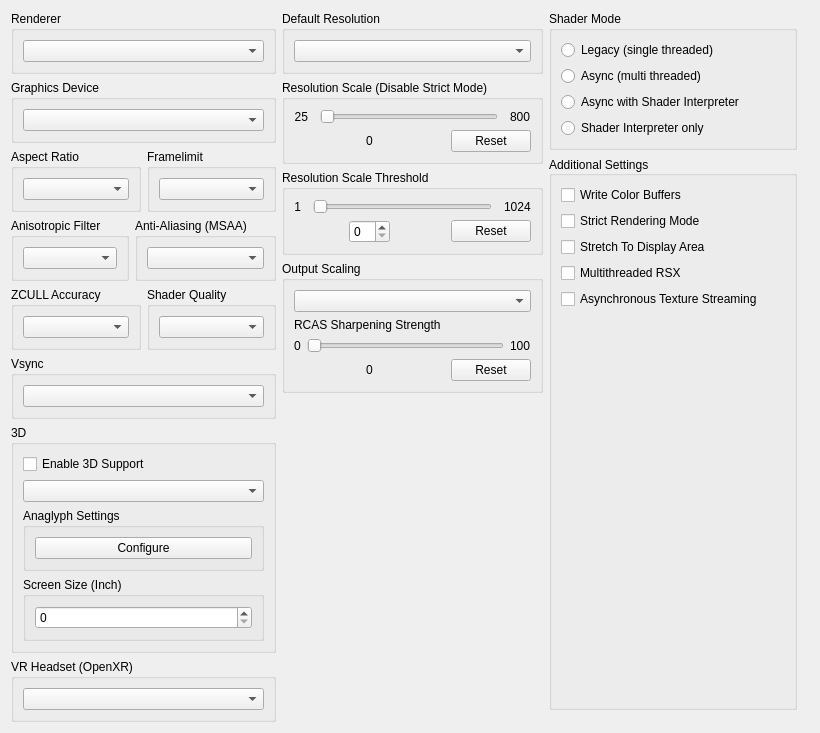
         <widget class="QWidget" name="gpuTabScrollContents">
          <property name="geometry">
           <rect>
            <x>0</x>
            <y>0</y>
            <width>820</width>
            <height>688</height>
           </rect>
          </property>
          <layout class="QVBoxLayout" name="gpuTabScrollContentsLayout">
           <item>
            <layout class="QHBoxLayout" name="gpuTabLayout" stretch="1,1,1">
             <item>
              <layout class="QVBoxLayout" name="gpuTabLayoutLeft">
               <item>
                <widget class="QGroupBox" name="gb_renderer">
                 <property name="title">
                  <string>Renderer</string>
                 </property>
                 <layout class="QVBoxLayout" name="gb_renderer_layout">
                  <item>
                   <widget class="QComboBox" name="renderBox"/>
                  </item>
                 </layout>
                </widget>
               </item>
               <item>
                <widget class="QGroupBox" name="gb_graphicsAdapter">
                 <property name="title">
                  <string>Graphics Device</string>
                 </property>
                 <layout class="QVBoxLayout" name="gb_graphicsAdapter_layout">
                  <item>
                   <widget class="QComboBox" name="graphicsAdapterBox"/>
                  </item>
                 </layout>
                </widget>
               </item>
               <item>
                <widget class="QWidget" name="widget_gpu_top" native="true">
                 <layout class="QHBoxLayout" name="widget_gpu_top_layout" stretch="1,1">
                  <property name="leftMargin">
                   <number>0</number>
                  </property>
                  <property name="topMargin">
                   <number>0</number>
                  </property>
                  <property name="rightMargin">
                   <number>0</number>
                  </property>
                  <property name="bottomMargin">
                   <number>0</number>
                  </property>
                  <item>
                   <widget class="QGroupBox" name="gb_aspectRatio">
                    <property name="title">
                     <string>Aspect Ratio</string>
                    </property>
                    <layout class="QVBoxLayout" name="gb_aspectRatio_layout">
                     <item>
                      <widget class="QComboBox" name="aspectBox"/>
                     </item>
                    </layout>
                   </widget>
                  </item>
                  <item>
                   <widget class="QGroupBox" name="gb_frameLimit">
                    <property name="title">
                     <string>Framelimit</string>
                    </property>
                    <layout class="QVBoxLayout" name="gb_frameLimit_layout">
                     <item>
                      <widget class="QComboBox" name="frameLimitBox"/>
                     </item>
                    </layout>
                   </widget>
                  </item>
                 </layout>
                </widget>
               </item>
               <item>
                <widget class="QWidget" name="widget_gpu_bottom" native="true">
                 <layout class="QHBoxLayout" name="widget_gpu_bottom_layout" stretch="1,1">
                  <property name="leftMargin">
                   <number>0</number>
                  </property>
                  <property name="topMargin">
                   <number>0</number>
                  </property>
                  <property name="rightMargin">
                   <number>0</number>
                  </property>
                  <property name="bottomMargin">
                   <number>0</number>
                  </property>
                  <item>
                   <widget class="QGroupBox" name="gb_anisotropicFilter">
                    <property name="title">
                     <string>Anisotropic Filter</string>
                    </property>
                    <layout class="QVBoxLayout" name="gb_anisotropicFilter_layout">
                     <item>
                      <widget class="QComboBox" name="anisotropicFilterOverride"/>
                     </item>
                    </layout>
                   </widget>
                  </item>
                  <item>
                   <widget class="QGroupBox" name="gb_antiAliasing">
                    <property name="title">
                     <string>Anti-Aliasing (MSAA)</string>
                    </property>
                    <layout class="QVBoxLayout" name="gb_antiAliasing_layout">
                     <item>
                      <widget class="QComboBox" name="antiAliasing"/>
                     </item>
                    </layout>
                   </widget>
                  </item>
                 </layout>
                </widget>
               </item>
               <item>
                <widget class="QWidget" name="widget_gpu_3" native="true">
                 <layout class="QHBoxLayout" name="widget_gpu_3_layout" stretch="1,1">
                  <property name="leftMargin">
                   <number>0</number>
                  </property>
                  <property name="topMargin">
                   <number>0</number>
                  </property>
                  <property name="rightMargin">
                   <number>0</number>
                  </property>
                  <property name="bottomMargin">
                   <number>0</number>
                  </property>
                  <item>
                   <widget class="QGroupBox" name="gbZCULL">
                    <property name="title">
                     <string>ZCULL Accuracy</string>
                    </property>
                    <layout class="QVBoxLayout" name="gbZCULL_layout">
                     <item>
                      <widget class="QComboBox" name="zcullPrecisionMode"/>
                     </item>
                    </layout>
                   </widget>
                  </item>
                  <item>
                   <widget class="QGroupBox" name="gbShaderPrecision">
                    <property name="title">
                     <string>Shader Quality</string>
                    </property>
                    <layout class="QVBoxLayout" name="gbShaderPrecision_layout">
                     <item>
                      <widget class="QComboBox" name="shaderPrecision"/>
                     </item>
                    </layout>
                   </widget>
                  </item>
                 </layout>
                </widget>
               </item>
               <item>
                <widget class="QWidget" name="widget_gpu_4" native="true">
                 <layout class="QHBoxLayout" name="widget_gpu_4_layout" stretch="1">
                  <property name="leftMargin">
                   <number>0</number>
                  </property>
                  <property name="topMargin">
                   <number>0</number>
                  </property>
                  <property name="rightMargin">
                   <number>0</number>
                  </property>
                  <property name="bottomMargin">
                   <number>0</number>
                  </property>
                  <item>
                   <widget class="QGroupBox" name="gbVsync">
                    <property name="title">
                     <string>Vsync</string>
                    </property>
                    <layout class="QVBoxLayout" name="gbVsync_layout">
                     <item>
                      <widget class="QComboBox" name="vsyncMode"/>
                     </item>
                    </layout>
                   </widget>
                  </item>
                 </layout>
                </widget>
               </item>
               <item>
                <widget class="QGroupBox" name="gb_stereo">
                 <property name="title">
                  <string>3D</string>
                 </property>
                 <layout class="QVBoxLayout" name="gb_stereo_layout">
                  <item>
                   <widget class="QCheckBox" name="stereoRenderEnabled">
                    <property name="text">
                     <string>Enable 3D Support</string>
                    </property>
                   </widget>
                  </item>
                  <item>
                   <widget class="QComboBox" name="stereoRenderMode"/>
                  </item>
                  <item>
                   <widget class="QGroupBox" name="gb_anaglyph_settings">
                    <property name="title">
                     <string>Anaglyph Settings</string>
                    </property>
                    <layout class="QHBoxLayout" name="layout_gb_anaglyph_settings">
                     <item>
                      <widget class="QPushButton" name="pb_anaglyph_settings">
                       <property name="text">
                        <string>Configure</string>
                       </property>
                      </widget>
                     </item>
                    </layout>
                   </widget>
                  </item>
                  <item>
                   <widget class="QGroupBox" name="gb_screen_size">
                    <property name="title">
                     <string>Screen Size (Inch)</string>
                    </property>
                    <layout class="QVBoxLayout" name="layout_gb_screen_size">
                     <item>
                      <widget class="QSpinBox" name="sb_screen_size"/>
                     </item>
                    </layout>
                   </widget>
                  </item>
                 </layout>
                </widget>
               </item>
               <item>
                <widget class="QGroupBox" name="gb_openxr_render_mode">
                 <property name="title">
                  <string>VR Headset (OpenXR)</string>
                 </property>
                 <layout class="QVBoxLayout" name="gb_openxr_render_mode_layout">
                  <item>
                   <widget class="QComboBox" name="openxrRenderMode"/>
                  </item>
                 </layout>
                </widget>
               </item>
               <item>
                <spacer name="gpu_tab_layout_right_spacer">
                 <property name="orientation">
                  <enum>Qt::Orientation::Vertical</enum>
                 </property>
                 <property name="sizeType">
                  <enum>QSizePolicy::Policy::MinimumExpanding</enum>
                 </property>
                 <property name="sizeHint" stdset="0">
                  <size>
                   <width>0</width>
                   <height>0</height>
                  </size>
                 </property>
                </spacer>
               </item>
              </layout>
             </item>
             <item>
              <layout class="QVBoxLayout" name="gpuTabLayoutMiddle">
               <item>
                <widget class="QGroupBox" name="gb_default_resolution">
                 <property name="title">
                  <string>Default Resolution</string>
                 </property>
                 <layout class="QVBoxLayout" name="gb_default_resolution_layout">
                  <item>
                   <widget class="QComboBox" name="resBox"/>
                  </item>
                 </layout>
                </widget>
               </item>
               <item>
                <layout class="QVBoxLayout" name="layout_resolution_scale">
                 <property name="spacing">
                  <number>6</number>
                 </property>
                 <property name="leftMargin">
                  <number>0</number>
                 </property>
                 <item>
                  <widget class="QGroupBox" name="gb_resolutionScale">
                   <property name="title">
                    <string>Resolution Scale (Disable Strict Mode)</string>
                   </property>
                   <layout class="QVBoxLayout" name="gb_resolutionScale_layout">
                    <item>
                     <widget class="QWidget" name="resolutionScaleLayoutTop" native="true">
                      <layout class="QHBoxLayout" name="horizontalLayout_23" stretch="0,1,0">
                       <property name="spacing">
                        <number>12</number>
                       </property>
                       <property name="leftMargin">
                        <number>0</number>
                       </property>
                       <property name="topMargin">
                        <number>0</number>
                       </property>
                       <property name="rightMargin">
                        <number>0</number>
                       </property>
                       <property name="bottomMargin">
                        <number>0</number>
                       </property>
                       <item>
                        <widget class="QLabel" name="resolutionScaleMin">
                         <property name="text">
                          <string>25</string>
                         </property>
                         <property name="alignment">
                          <set>Qt::AlignmentFlag::AlignRight|Qt::AlignmentFlag::AlignTrailing|Qt::AlignmentFlag::AlignVCenter</set>
                         </property>
                        </widget>
                       </item>
                       <item>
                        <widget class="QSlider" name="resolutionScale">
                         <property name="orientation">
                          <enum>Qt::Orientation::Horizontal</enum>
                         </property>
                        </widget>
                       </item>
                       <item>
                        <widget class="QLabel" name="resolutionScaleMax">
                         <property name="text">
                          <string>800</string>
                         </property>
                        </widget>
                       </item>
                      </layout>
                     </widget>
                    </item>
                    <item>
                     <layout class="QHBoxLayout" name="resolutionScaleLayoutBottom" stretch="1,0">
                      <item>
                       <widget class="QLabel" name="resolutionScaleVal">
                        <property name="text">
                         <string>0</string>
                        </property>
                        <property name="alignment">
                         <set>Qt::AlignmentFlag::AlignCenter</set>
                        </property>
                       </widget>
                      </item>
                      <item>
                       <widget class="QPushButton" name="resolutionScaleReset">
                        <property name="text">
                         <string>Reset</string>
                        </property>
                       </widget>
                      </item>
                     </layout>
                    </item>
                   </layout>
                  </widget>
                 </item>
                 <item>
                  <widget class="QGroupBox" name="gb_minimumScalableDimension">
                   <property name="title">
                    <string>Resolution Scale Threshold</string>
                   </property>
                   <layout class="QVBoxLayout" name="gb_minimumScalableDimension_layout">
                    <item>
                     <layout class="QHBoxLayout" name="minimumScalableDimensionLayoutTop" stretch="0,1,0">
                      <property name="spacing">
                       <number>12</number>
                      </property>
                      <item>
                       <widget class="QLabel" name="minimumScalableDimensionMin">
                        <property name="text">
                         <string>1</string>
                        </property>
                        <property name="alignment">
                         <set>Qt::AlignmentFlag::AlignRight|Qt::AlignmentFlag::AlignTrailing|Qt::AlignmentFlag::AlignVCenter</set>
                        </property>
                       </widget>
                      </item>
                      <item>
                       <widget class="QSlider" name="minimumScalableDimension">
                        <property name="orientation">
                         <enum>Qt::Orientation::Horizontal</enum>
                        </property>
                       </widget>
                      </item>
                      <item>
                       <widget class="QLabel" name="minimumScalableDimensionMax">
                        <property name="text">
                         <string>1024</string>
                        </property>
                       </widget>
                      </item>
                     </layout>
                    </item>
                    <item>
                     <layout class="QHBoxLayout" name="minimumScalableDimensionLayoutBottom" stretch="1,0">
                      <item alignment="Qt::AlignmentFlag::AlignHCenter">
                       <widget class="QSpinBox" name="minimumScalableDimensionValue">
                        <property name="accessibleName">
                         <string>Resolution Scale Threshold</string>
                        </property>
                        <property name="keyboardTracking">
                         <bool>false</bool>
                        </property>
                       </widget>
                      </item>
                      <item>
                       <widget class="QPushButton" name="minimumScalableDimensionReset">
                        <property name="text">
                         <string>Reset</string>
                        </property>
                       </widget>
                      </item>
                     </layout>
                    </item>
                   </layout>
                  </widget>
                 </item>
                </layout>
               </item>
               <item>
                <widget class="QGroupBox" name="gb_outputScaling">
                 <property name="title">
                  <string>Output Scaling</string>
                 </property>
                 <layout class="QVBoxLayout" name="gb_Upscaling_layout">
                  <item>
                   <widget class="QComboBox" name="outputScalingMode"/>
                  </item>
                  <item>
                   <widget class="QWidget" name="fsrSharpeningStrengthWidget" native="true">
                    <layout class="QVBoxLayout" name="fsrSharpeningWidgetLayout">
                     <property name="leftMargin">
                      <number>0</number>
                     </property>
                     <property name="topMargin">
                      <number>0</number>
                     </property>
                     <property name="rightMargin">
                      <number>0</number>
                     </property>
                     <property name="bottomMargin">
                      <number>0</number>
                     </property>
                     <item>
                      <widget class="QLabel" name="fsrSharpeningStrengthLabel">
                       <property name="sizePolicy">
                        <sizepolicy hsizetype="Preferred" vsizetype="Preferred">
                         <horstretch>0</horstretch>
                         <verstretch>0</verstretch>
                        </sizepolicy>
                       </property>
                       <property name="text">
                        <string>RCAS Sharpening Strength</string>
                       </property>
                       <property name="alignment">
                        <set>Qt::AlignmentFlag::AlignBottom|Qt::AlignmentFlag::AlignLeading|Qt::AlignmentFlag::AlignLeft</set>
                       </property>
                       <property name="margin">
                        <number>1</number>
                       </property>
                      </widget>
                     </item>
                     <item>
                      <layout class="QHBoxLayout" name="fsrSharpeningLayoutTop">
                       <item>
                        <widget class="QLabel" name="minSharpeningVal">
                         <property name="text">
                          <string>0</string>
                         </property>
                        </widget>
                       </item>
                       <item>
                        <widget class="QSlider" name="fsrSharpeningStrength">
                         <property name="orientation">
                          <enum>Qt::Orientation::Horizontal</enum>
                         </property>
                        </widget>
                       </item>
                       <item>
                        <widget class="QLabel" name="maxSharpeningVal">
                         <property name="sizePolicy">
                          <sizepolicy hsizetype="Minimum" vsizetype="Preferred">
                           <horstretch>0</horstretch>
                           <verstretch>0</verstretch>
                          </sizepolicy>
                         </property>
                         <property name="text">
                          <string>100</string>
                         </property>
                        </widget>
                       </item>
                      </layout>
                     </item>
                     <item>
                      <layout class="QHBoxLayout" name="fsrSharpeningLayoutBottom" stretch="1,0">
                       <item>
                        <widget class="QLabel" name="fsrSharpeningStrengthVal">
                         <property name="text">
                          <string>0</string>
                         </property>
                         <property name="alignment">
                          <set>Qt::AlignmentFlag::AlignCenter</set>
                         </property>
                        </widget>
                       </item>
                       <item>
                        <widget class="QPushButton" name="fsrSharpeningStrengthReset">
                         <property name="text">
                          <string>Reset</string>
                         </property>
                        </widget>
                       </item>
                      </layout>
                     </item>
                    </layout>
                   </widget>
                  </item>
                 </layout>
                </widget>
               </item>
               <item>
                <spacer name="gpu_tab_layout_middle_spacer">
                 <property name="orientation">
                  <enum>Qt::Orientation::Vertical</enum>
                 </property>
                 <property name="sizeType">
                  <enum>QSizePolicy::Policy::MinimumExpanding</enum>
                 </property>
                 <property name="sizeHint" stdset="0">
                  <size>
                   <width>0</width>
                   <height>0</height>
                  </size>
                 </property>
                </spacer>
               </item>
              </layout>
             </item>
             <item>
              <layout class="QVBoxLayout" name="gpuTabLayoutRight">
               <property name="rightMargin">
                <number>12</number>
               </property>
               <property name="bottomMargin">
                <number>12</number>
               </property>
               <item>
                <widget class="QGroupBox" name="gb_shader_mode">
                 <property name="minimumSize">
                  <size>
                   <width>0</width>
                   <height>123</height>
                  </size>
                 </property>
                 <property name="title">
                  <string>Shader Mode</string>
                 </property>
                 <layout class="QVBoxLayout" name="verticalLayout">
                  <item>
                   <widget class="QRadioButton" name="rb_legacy_recompiler">
                    <property name="text">
                     <string notr="true">Legacy (single threaded)</string>
                    </property>
                   </widget>
                  </item>
                  <item>
                   <widget class="QRadioButton" name="rb_async_recompiler">
                    <property name="text">
                     <string notr="true">Async (multi threaded)</string>
                    </property>
                   </widget>
                  </item>
                  <item>
                   <widget class="QRadioButton" name="rb_async_with_shader_interpreter">
                    <property name="text">
                     <string notr="true">Async with Shader Interpreter</string>
                    </property>
                   </widget>
                  </item>
                  <item>
                   <widget class="QRadioButton" name="rb_shader_interpreter_only">
                    <property name="text">
                     <string notr="true">Shader Interpreter only</string>
                    </property>
                   </widget>
                  </item>
                 </layout>
                </widget>
               </item>
               <item>
                <widget class="QGroupBox" name="gb_additional_settings">
                 <property name="title">
                  <string>Additional Settings</string>
                 </property>
                 <property name="alignment">
                  <set>Qt::AlignmentFlag::AlignLeading|Qt::AlignmentFlag::AlignLeft|Qt::AlignmentFlag::AlignVCenter</set>
                 </property>
                 <layout class="QVBoxLayout" name="gb_additional_settings_layout">
                  <item>
                   <widget class="QCheckBox" name="dumpColor">
                    <property name="text">
                     <string>Write Color Buffers</string>
                    </property>
                   </widget>
                  </item>
                  <item>
                   <widget class="QCheckBox" name="strictModeRendering">
                    <property name="text">
                     <string>Strict Rendering Mode</string>
                    </property>
                   </widget>
                  </item>
                  <item>
                   <widget class="QCheckBox" name="stretchToDisplayArea">
                    <property name="text">
                     <string>Stretch To Display Area</string>
                    </property>
                   </widget>
                  </item>
                  <item>
                   <widget class="QCheckBox" name="multithreadedRSX">
                    <property name="text">
                     <string>Multithreaded RSX</string>
                    </property>
                   </widget>
                  </item>
                  <item>
                   <widget class="QCheckBox" name="asyncTextureStreaming">
                    <property name="text">
                     <string>Asynchronous Texture Streaming</string>
                    </property>
                   </widget>
                  </item>
                  <item>
                   <spacer name="additional_settings_spacer">
                    <property name="orientation">
                     <enum>Qt::Orientation::Vertical</enum>
                    </property>
                    <property name="sizeType">
                     <enum>QSizePolicy::Policy::MinimumExpanding</enum>
                    </property>
                    <property name="sizeHint" stdset="0">
                     <size>
                      <width>0</width>
                      <height>0</height>
                     </size>
                    </property>
                   </spacer>
                  </item>
                 </layout>
                </widget>
               </item>
              </layout>
             </item>
            </layout>
           </item>
           <item>
            <spacer name="gpuTabSpacer">
             <property name="orientation">
              <enum>Qt::Orientation::Vertical</enum>
             </property>
             <property name="sizeType">
              <enum>QSizePolicy::Policy::MinimumExpanding</enum>
             </property>
             <property name="sizeHint" stdset="0">
              <size>
               <width>0</width>
               <height>0</height>
              </size>
             </property>
            </spacer>
           </item>
          </layout>
         </widget>
